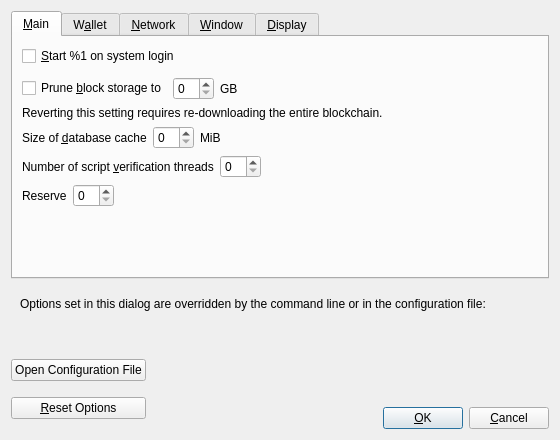
<?xml version="1.0" encoding="UTF-8"?>
<ui version="4.0">
 <class>OptionsDialog</class>
 <widget class="QDialog" name="OptionsDialog">
  <property name="geometry">
   <rect>
    <x>0</x>
    <y>0</y>
    <width>560</width>
    <height>440</height>
   </rect>
  </property>
  <property name="windowTitle">
   <string>Options</string>
  </property>
  <property name="modal">
   <bool>true</bool>
  </property>
  <layout class="QVBoxLayout" name="verticalLayout">
   <item>
    <widget class="QTabWidget" name="tabWidget">
     <property name="currentIndex">
      <number>0</number>
     </property>
     <widget class="QWidget" name="tabMain">
      <attribute name="title">
       <string>&amp;Main</string>
      </attribute>
      <layout class="QVBoxLayout" name="verticalLayout_Main">
       <item>
        <widget class="QCheckBox" name="bitcoinAtStartup">
         <property name="toolTip">
          <string>Automatically start %1 after logging in to the system.</string>
         </property>
         <property name="text">
          <string>&amp;Start %1 on system login</string>
         </property>
        </widget>
       </item>
       <item>
        <spacer name="horizontalSpacer_0_Main">
         <property name="orientation">
          <enum>Qt::Horizontal</enum>
         </property>
         <property name="sizeHint" stdset="0">
          <size>
           <width>40</width>
           <height>5</height>
          </size>
         </property>
        </spacer>
       </item>
       <item>
       <layout class="QHBoxLayout" name="horizontalLayout_Main_Prune">
        <item>
         <widget class="QCheckBox" name="prune">
          <property name="toolTip">
           <string>Disables some advanced features but all blocks will still be fully validated. Reverting this setting requires re-downloading the entire blockchain. Actual disk usage may be somewhat higher.</string>
          </property>
          <property name="text">
           <string>Prune &amp;block storage to</string>
          </property>
         </widget>
        </item>
        <item>
         <widget class="QSpinBox" name="pruneSize"/>
        </item>
         <item>
          <widget class="QLabel" name="pruneSizeUnitLabel">
           <property name="text">
            <string>GB</string>
           </property>
           <property name="textFormat">
            <enum>Qt::PlainText</enum>
           </property>
          </widget>
         </item>
         <item>
          <spacer name="horizontalSpacer_Main_Prune">
           <property name="orientation">
            <enum>Qt::Horizontal</enum>
           </property>
           <property name="sizeHint" stdset="0">
            <size>
             <width>40</width>
             <height>20</height>
            </size>
           </property>
          </spacer>
         </item>
        </layout>
       </item>
       <item>
        <widget class="QLabel" name="pruneWarning">
         <property name="text">
          <string>Reverting this setting requires re-downloading the entire blockchain.</string>
         </property>
         <property name="textFormat">
          <enum>Qt::PlainText</enum>
         </property>
        </widget>
       </item>
       <item>
        <layout class="QHBoxLayout" name="horizontalLayout_2_Main">
         <item>
          <widget class="QLabel" name="databaseCacheLabel">
           <property name="text">
            <string>Size of &amp;database cache</string>
           </property>
           <property name="textFormat">
            <enum>Qt::PlainText</enum>
           </property>
           <property name="buddy">
            <cstring>databaseCache</cstring>
           </property>
          </widget>
         </item>
         <item>
          <widget class="QSpinBox" name="databaseCache"/>
         </item>
         <item>
          <widget class="QLabel" name="databaseCacheUnitLabel">
           <property name="text">
            <string>MiB</string>
           </property>
           <property name="textFormat">
            <enum>Qt::PlainText</enum>
           </property>
          </widget>
         </item>
         <item>
          <spacer name="horizontalSpacer_2_Main">
           <property name="orientation">
            <enum>Qt::Horizontal</enum>
           </property>
           <property name="sizeHint" stdset="0">
            <size>
             <width>40</width>
             <height>20</height>
            </size>
           </property>
          </spacer>
         </item>
        </layout>
       </item>
       <item>
        <layout class="QHBoxLayout" name="horizontalLayout_Main_VerifyLabel">
         <item>
          <widget class="QLabel" name="threadsScriptVerifLabel">
           <property name="text">
            <string>Number of script &amp;verification threads</string>
           </property>
           <property name="textFormat">
            <enum>Qt::PlainText</enum>
           </property>
           <property name="buddy">
            <cstring>threadsScriptVerif</cstring>
           </property>
          </widget>
         </item>
         <item>
          <widget class="QSpinBox" name="threadsScriptVerif">
           <property name="toolTip">
            <string>(0 = auto, &lt;0 = leave that many cores free)</string>
           </property>
          </widget>
         </item>
         <item>
          <spacer name="horizontalSpacer_Main_Threads">
           <property name="orientation">
            <enum>Qt::Horizontal</enum>
           </property>
           <property name="sizeHint" stdset="0">
            <size>
             <width>40</width>
             <height>20</height>
            </size>
           </property>
          </spacer>
         </item>
        </layout>
       </item>
       <item>
        <layout class="QHBoxLayout" name="horizontalLayout_Main_ReserveLabel">
         <item>
          <widget class="QLabel" name="reserveBalanceLabel">
           <property name="text">
            <string>Reserve</string>
           </property>
           <property name="textFormat">
            <enum>Qt::PlainText</enum>
           </property>
           <property name="buddy">
            <cstring>reserveBalance</cstring>
           </property>
          </widget>
         </item>
         <item>
          <widget class="BitcoinAmountField" name="reserveBalance">
           <property name="toolTip">
            <string>Reserve amount that will not be used for staking</string>
           </property>
          </widget>
         </item>
         <item>
          <spacer name="horizontalSpacer_Main_Reserve">
           <property name="orientation">
            <enum>Qt::Horizontal</enum>
           </property>
           <property name="sizeHint" stdset="0">
            <size>
             <width>40</width>
             <height>20</height>
            </size>
           </property>
          </spacer>
         </item>
        </layout>
       </item>
       <item>
        <spacer name="verticalSpacer_Main">
         <property name="orientation">
          <enum>Qt::Vertical</enum>
         </property>
         <property name="sizeHint" stdset="0">
          <size>
           <width>20</width>
           <height>40</height>
          </size>
         </property>
        </spacer>
       </item>
      </layout>
     </widget>
     <widget class="QWidget" name="tabWallet">
      <attribute name="title">
       <string>W&amp;allet</string>
      </attribute>
      <layout class="QVBoxLayout" name="verticalLayout_Wallet">
       <item>
        <widget class="QGroupBox" name="groupBox">
         <property name="title">
          <string>Expert</string>
         </property>
         <layout class="QVBoxLayout" name="verticalLayout_2">
          <item>
           <widget class="QCheckBox" name="coinControlFeatures">
            <property name="toolTip">
             <string>Whether to show coin control features or not.</string>
            </property>
            <property name="text">
             <string>Enable coin &amp;control features</string>
            </property>
           </widget>
          </item>
          <item>
           <widget class="QCheckBox" name="spendZeroConfChange">
            <property name="toolTip">
             <string>If you disable the spending of unconfirmed change, the change from a transaction cannot be used until that transaction has at least one confirmation. This also affects how your balance is computed.</string>
            </property>
            <property name="text">
             <string>&amp;Spend unconfirmed change</string>
            </property>
           </widget>
          </item>
         </layout>
        </widget>
       </item>
       <item>
        <spacer name="verticalSpacer_Wallet">
         <property name="orientation">
          <enum>Qt::Vertical</enum>
         </property>
         <property name="sizeHint" stdset="0">
          <size>
           <width>20</width>
           <height>40</height>
          </size>
         </property>
        </spacer>
       </item>
      </layout>
     </widget>
     <widget class="QWidget" name="tabNetwork">
      <attribute name="title">
       <string>&amp;Network</string>
      </attribute>
      <layout class="QVBoxLayout" name="verticalLayout_Network">
       <item>
        <widget class="QCheckBox" name="mapPortUpnp">
         <property name="toolTip">
          <string>Automatically open the Scootercoin client port on the router. This only works when your router supports UPnP and it is enabled.</string>
         </property>
         <property name="text">
          <string>Map port using &amp;UPnP</string>
         </property>
        </widget>
       </item>
       <item>
        <widget class="QCheckBox" name="allowIncoming">
         <property name="toolTip">
          <string>Accept connections from outside.</string>
         </property>
         <property name="text">
          <string>Allow incomin&amp;g connections</string>
         </property>
        </widget>
       </item>
       <item>
        <widget class="QCheckBox" name="connectSocks">
         <property name="toolTip">
          <string>Connect to the Scootercoin network through a SOCKS5 proxy.</string>
         </property>
         <property name="text">
          <string>&amp;Connect through SOCKS5 proxy (default proxy):</string>
         </property>
        </widget>
       </item>
       <item>
        <layout class="QHBoxLayout" name="horizontalLayout_1_Network">
         <item>
          <widget class="QLabel" name="proxyIpLabel">
           <property name="text">
            <string>Proxy &amp;IP:</string>
           </property>
           <property name="textFormat">
            <enum>Qt::PlainText</enum>
           </property>
           <property name="buddy">
            <cstring>proxyIp</cstring>
           </property>
          </widget>
         </item>
         <item>
          <widget class="QValidatedLineEdit" name="proxyIp">
           <property name="minimumSize">
            <size>
             <width>140</width>
             <height>0</height>
            </size>
           </property>
           <property name="maximumSize">
            <size>
             <width>140</width>
             <height>16777215</height>
            </size>
           </property>
           <property name="toolTip">
            <string>IP address of the proxy (e.g. IPv4: 127.0.0.1 / IPv6: ::1)</string>
           </property>
          </widget>
         </item>
         <item>
          <widget class="QLabel" name="proxyPortLabel">
           <property name="text">
            <string>&amp;Port:</string>
           </property>
           <property name="textFormat">
            <enum>Qt::PlainText</enum>
           </property>
           <property name="buddy">
            <cstring>proxyPort</cstring>
           </property>
          </widget>
         </item>
         <item>
          <widget class="QLineEdit" name="proxyPort">
           <property name="minimumSize">
            <size>
             <width>55</width>
             <height>0</height>
            </size>
           </property>
           <property name="maximumSize">
            <size>
             <width>55</width>
             <height>16777215</height>
            </size>
           </property>
           <property name="toolTip">
            <string>Port of the proxy (e.g. 9050)</string>
           </property>
          </widget>
         </item>
         <item>
          <spacer name="horizontalSpacer_1_Network">
           <property name="orientation">
            <enum>Qt::Horizontal</enum>
           </property>
           <property name="sizeHint" stdset="0">
            <size>
             <width>40</width>
             <height>20</height>
            </size>
           </property>
          </spacer>
         </item>
        </layout>
       </item>
       <item>
        <layout class="QHBoxLayout" name="horizontalLayout_2_Network">
         <item>
          <widget class="QLabel" name="proxyActiveNets">
           <property name="text">
            <string>Used for reaching peers via:</string>
           </property>
           <property name="textFormat">
            <enum>Qt::PlainText</enum>
           </property>
          </widget>
         </item>
         <item>
          <widget class="QCheckBox" name="proxyReachIPv4">
           <property name="enabled">
            <bool>false</bool>
           </property>
           <property name="toolTip">
            <string>Shows if the supplied default SOCKS5 proxy is used to reach peers via this network type.</string>
           </property>
           <property name="text">
            <string/>
           </property>
          </widget>
         </item>
         <item>
          <widget class="QLabel" name="proxyReachIPv4Label">
           <property name="text">
            <string>IPv4</string>
           </property>
           <property name="textFormat">
            <enum>Qt::PlainText</enum>
           </property>
          </widget>
         </item>
         <item>
          <widget class="QCheckBox" name="proxyReachIPv6">
           <property name="enabled">
            <bool>false</bool>
           </property>
           <property name="toolTip">
            <string>Shows if the supplied default SOCKS5 proxy is used to reach peers via this network type.</string>
           </property>
           <property name="text">
            <string/>
           </property>
          </widget>
         </item>
         <item>
          <widget class="QLabel" name="proxyReachIPv6Label">
           <property name="text">
            <string>IPv6</string>
           </property>
           <property name="textFormat">
            <enum>Qt::PlainText</enum>
           </property>
          </widget>
         </item>
         <item>
          <widget class="QCheckBox" name="proxyReachTor">
           <property name="enabled">
            <bool>false</bool>
           </property>
           <property name="toolTip">
            <string>Shows if the supplied default SOCKS5 proxy is used to reach peers via this network type.</string>
           </property>
           <property name="text">
            <string/>
           </property>
          </widget>
         </item>
         <item>
          <widget class="QLabel" name="proxyReachTorLabel">
           <property name="text">
            <string>Tor</string>
           </property>
           <property name="textFormat">
            <enum>Qt::PlainText</enum>
           </property>
          </widget>
         </item>
         <item>
          <spacer name="horizontalSpacer_2_Network">
           <property name="orientation">
            <enum>Qt::Horizontal</enum>
           </property>
           <property name="sizeHint" stdset="0">
            <size>
             <width>40</width>
             <height>20</height>
            </size>
           </property>
          </spacer>
         </item>
        </layout>
       </item>
       <item>
        <widget class="QCheckBox" name="connectSocksTor">
         <property name="toolTip">
          <string>Connect to the Scootercoin network through a separate SOCKS5 proxy for Tor hidden services.</string>
         </property>
         <property name="text">
          <string>Use separate SOCKS&amp;5 proxy to reach peers via Tor hidden services:</string>
         </property>
        </widget>
       </item>
       <item>
        <layout class="QHBoxLayout" name="horizontalLayout_3_Network">
         <item>
          <widget class="QLabel" name="proxyIpTorLabel">
           <property name="text">
            <string>Proxy &amp;IP:</string>
           </property>
           <property name="textFormat">
            <enum>Qt::PlainText</enum>
           </property>
           <property name="buddy">
            <cstring>proxyIpTor</cstring>
           </property>
          </widget>
         </item>
         <item>
          <widget class="QValidatedLineEdit" name="proxyIpTor">
           <property name="minimumSize">
            <size>
             <width>140</width>
             <height>0</height>
            </size>
           </property>
           <property name="maximumSize">
            <size>
             <width>140</width>
             <height>16777215</height>
            </size>
           </property>
           <property name="toolTip">
            <string>IP address of the proxy (e.g. IPv4: 127.0.0.1 / IPv6: ::1)</string>
           </property>
          </widget>
         </item>
         <item>
          <widget class="QLabel" name="proxyPortTorLabel">
           <property name="text">
            <string>&amp;Port:</string>
           </property>
           <property name="textFormat">
            <enum>Qt::PlainText</enum>
           </property>
           <property name="buddy">
            <cstring>proxyPortTor</cstring>
           </property>
          </widget>
         </item>
         <item>
          <widget class="QLineEdit" name="proxyPortTor">
           <property name="minimumSize">
            <size>
             <width>55</width>
             <height>0</height>
            </size>
           </property>
           <property name="maximumSize">
            <size>
             <width>55</width>
             <height>16777215</height>
            </size>
           </property>
           <property name="toolTip">
            <string>Port of the proxy (e.g. 9050)</string>
           </property>
          </widget>
         </item>
         <item>
          <spacer name="horizontalSpacer_4_Network">
           <property name="orientation">
            <enum>Qt::Horizontal</enum>
           </property>
           <property name="sizeHint" stdset="0">
            <size>
             <width>40</width>
             <height>20</height>
            </size>
           </property>
          </spacer>
         </item>
        </layout>
       </item>
       <item>
        <spacer name="verticalSpacer_Network">
         <property name="orientation">
          <enum>Qt::Vertical</enum>
         </property>
         <property name="sizeHint" stdset="0">
          <size>
           <width>20</width>
           <height>40</height>
          </size>
         </property>
        </spacer>
       </item>
      </layout>
     </widget>
     <widget class="QWidget" name="tabWindow">
      <attribute name="title">
       <string>&amp;Window</string>
      </attribute>
      <layout class="QVBoxLayout" name="verticalLayout_Window">
       <item>
        <widget class="QCheckBox" name="hideTrayIcon">
         <property name="toolTip">
          <string>Hide the icon from the system tray.</string>
         </property>
         <property name="text">
          <string>&amp;Hide tray icon</string>
         </property>
        </widget>
       </item>
       <item>
        <widget class="QCheckBox" name="minimizeToTray">
         <property name="toolTip">
          <string>Show only a tray icon after minimizing the window.</string>
         </property>
         <property name="text">
          <string>&amp;Minimize to the tray instead of the taskbar</string>
         </property>
        </widget>
       </item>
       <item>
        <widget class="QCheckBox" name="minimizeOnClose">
         <property name="toolTip">
          <string>Minimize instead of exit the application when the window is closed. When this option is enabled, the application will be closed only after selecting Exit in the menu.</string>
         </property>
         <property name="text">
          <string>M&amp;inimize on close</string>
         </property>
        </widget>
       </item>
       <item>
        <spacer name="verticalSpacer_Window">
         <property name="orientation">
          <enum>Qt::Vertical</enum>
         </property>
         <property name="sizeHint" stdset="0">
          <size>
           <width>20</width>
           <height>40</height>
          </size>
         </property>
        </spacer>
       </item>
      </layout>
     </widget>
     <widget class="QWidget" name="tabDisplay">
      <attribute name="title">
       <string>&amp;Display</string>
      </attribute>
      <layout class="QVBoxLayout" name="verticalLayout_Display">
       <item>
        <layout class="QHBoxLayout" name="horizontalLayout_1_Display">
         <item>
          <widget class="QLabel" name="langLabel">
           <property name="text">
            <string>User Interface &amp;language:</string>
           </property>
           <property name="textFormat">
            <enum>Qt::PlainText</enum>
           </property>
           <property name="buddy">
            <cstring>lang</cstring>
           </property>
          </widget>
         </item>
         <item>
          <widget class="QValueComboBox" name="lang">
           <property name="toolTip">
            <string>The user interface language can be set here. This setting will take effect after restarting %1.</string>
           </property>
          </widget>
         </item>
        </layout>
       </item>
       <item>
        <layout class="QHBoxLayout" name="horizontalLayout_2_Display">
         <item>
          <widget class="QLabel" name="unitLabel">
           <property name="text">
            <string>&amp;Unit to show amounts in:</string>
           </property>
           <property name="textFormat">
            <enum>Qt::PlainText</enum>
           </property>
           <property name="buddy">
            <cstring>unit</cstring>
           </property>
          </widget>
         </item>
         <item>
          <widget class="QValueComboBox" name="unit">
           <property name="toolTip">
            <string>Choose the default subdivision unit to show in the interface and when sending coins.</string>
           </property>
          </widget>
         </item>
        </layout>
       </item>
       <item>
        <layout class="QHBoxLayout" name="horizontalLayout_3_Display">
         <item>
          <widget class="QLabel" name="thirdPartyTxUrlsLabel">
           <property name="toolTip">
            <string>Third party URLs (e.g. a block explorer) that appear in the transactions tab as context menu items. %s in the URL is replaced by transaction hash. Multiple URLs are separated by vertical bar |.</string>
           </property>
           <property name="text">
            <string>&amp;Third party transaction URLs</string>
           </property>
           <property name="buddy">
            <cstring>thirdPartyTxUrls</cstring>
           </property>
          </widget>
         </item>
         <item>
          <widget class="QLineEdit" name="thirdPartyTxUrls">
           <property name="toolTip">
            <string>Third party URLs (e.g. a block explorer) that appear in the transactions tab as context menu items. %s in the URL is replaced by transaction hash. Multiple URLs are separated by vertical bar |.</string>
           </property>
           <property name="placeholderText">
            <string notr="true">https://example.com/tx/%s</string>
           </property>
          </widget>
         </item>
        </layout>
       </item>
       <item>
        <spacer name="verticalSpacer_Display">
         <property name="orientation">
          <enum>Qt::Vertical</enum>
         </property>
         <property name="sizeHint" stdset="0">
          <size>
           <width>20</width>
           <height>40</height>
          </size>
         </property>
        </spacer>
       </item>
      </layout>
     </widget>
    </widget>
   </item>
   <item>
    <widget class="QFrame" name="frame">
     <layout class="QVBoxLayout" name="verticalLayout_Bottom">
      <item>
       <layout class="QHBoxLayout" name="horizontalLayout_Bottom">
        <item>
         <widget class="QLabel" name="overriddenByCommandLineInfoLabel">
          <property name="text">
           <string>Options set in this dialog are overridden by the command line or in the configuration file:</string>
          </property>
          <property name="textFormat">
           <enum>Qt::PlainText</enum>
          </property>
         </widget>
        </item>
        <item>
         <spacer name="horizontalSpacer_Bottom">
          <property name="orientation">
           <enum>Qt::Horizontal</enum>
          </property>
          <property name="sizeHint" stdset="0">
           <size>
            <width>40</width>
            <height>20</height>
           </size>
          </property>
         </spacer>
        </item>
       </layout>
      </item>
      <item>
       <widget class="QLabel" name="overriddenByCommandLineLabel">
        <property name="text">
         <string/>
        </property>
        <property name="textFormat">
         <enum>Qt::PlainText</enum>
        </property>
        <property name="wordWrap">
         <bool>true</bool>
        </property>
       </widget>
      </item>
     </layout>
    </widget>
   </item>
   <item>
    <layout class="QHBoxLayout" name="horizontalLayout_Buttons">
     <item>
      <layout class="QVBoxLayout" name="verticalLayout_Buttons">
       <item>
        <widget class="QPushButton" name="openBitcoinConfButton">
         <property name="toolTip">
          <string>Open the %1 configuration file from the working directory.</string>
         </property>
         <property name="text">
          <string>Open Configuration File</string>
         </property>
         <property name="autoDefault">
          <bool>false</bool>
         </property>
        </widget>
       </item>
       <item>
        <widget class="QPushButton" name="resetButton">
         <property name="toolTip">
          <string>Reset all client options to default.</string>
         </property>
         <property name="text">
          <string>&amp;Reset Options</string>
         </property>
         <property name="autoDefault">
          <bool>false</bool>
         </property>
        </widget>
       </item>
      </layout>
     </item>
     <item>
      <spacer name="horizontalSpacer_1">
       <property name="orientation">
        <enum>Qt::Horizontal</enum>
       </property>
       <property name="sizeHint" stdset="0">
        <size>
         <width>40</width>
         <height>48</height>
        </size>
       </property>
      </spacer>
     </item>
     <item>
      <widget class="QLabel" name="statusLabel">
       <property name="minimumSize">
        <size>
         <width>200</width>
         <height>0</height>
        </size>
       </property>
       <property name="font">
        <font>
         <weight>75</weight>
         <bold>true</bold>
        </font>
       </property>
       <property name="text">
        <string/>
       </property>
       <property name="textFormat">
        <enum>Qt::PlainText</enum>
       </property>
       <property name="wordWrap">
        <bool>true</bool>
       </property>
      </widget>
     </item>
     <item>
      <spacer name="horizontalSpacer_2">
       <property name="orientation">
        <enum>Qt::Horizontal</enum>
       </property>
       <property name="sizeHint" stdset="0">
        <size>
         <width>40</width>
         <height>48</height>
        </size>
       </property>
      </spacer>
     </item>
     <item>
      <layout class="QVBoxLayout" name="verticalLayout_4">
       <item>
        <spacer name="verticalSpacer">
         <property name="orientation">
          <enum>Qt::Vertical</enum>
         </property>
         <property name="sizeHint" stdset="0">
          <size>
           <width>20</width>
           <height>40</height>
          </size>
         </property>
        </spacer>
       </item>
       <item>
        <layout class="QHBoxLayout" name="horizontalLayout">
         <item>
          <widget class="QPushButton" name="okButton">
           <property name="text">
            <string>&amp;OK</string>
           </property>
           <property name="autoDefault">
            <bool>false</bool>
           </property>
           <property name="default">
            <bool>true</bool>
           </property>
          </widget>
         </item>
         <item>
          <widget class="QPushButton" name="cancelButton">
           <property name="text">
            <string>&amp;Cancel</string>
           </property>
           <property name="autoDefault">
            <bool>false</bool>
           </property>
          </widget>
         </item>
        </layout>
       </item>
      </layout>
     </item>
    </layout>
   </item>
  </layout>
 </widget>
 <customwidgets>
  <customwidget>
   <class>QValidatedLineEdit</class>
   <extends>QLineEdit</extends>
   <header>qt/qvalidatedlineedit.h</header>
  </customwidget>
  <customwidget>
   <class>QValueComboBox</class>
   <extends>QComboBox</extends>
   <header>qt/qvaluecombobox.h</header>
  </customwidget>
  <customwidget>
   <class>BitcoinAmountField</class>
   <extends>QSpinBox</extends>
   <header>qt/bitcoinamountfield.h</header>
  </customwidget>
 </customwidgets>
 <resources/>
 <connections/>
</ui>
